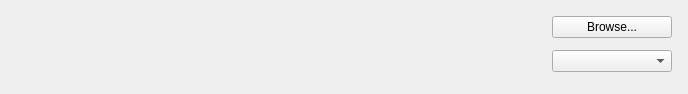
<?xml version="1.0" encoding="UTF-8"?>
<ui version="4.0">
 <class>FilenamePanel</class>
 <widget class="QWidget" name="FilenamePanel">
  <property name="geometry">
   <rect>
    <x>0</x>
    <y>0</y>
    <width>688</width>
    <height>94</height>
   </rect>
  </property>
  <layout class="QGridLayout" name="gridLayout">
   <property name="leftMargin">
    <number>16</number>
   </property>
   <property name="topMargin">
    <number>16</number>
   </property>
   <property name="rightMargin">
    <number>16</number>
   </property>
   <property name="bottomMargin">
    <number>16</number>
   </property>
   <item row="0" column="1" alignment="Qt::AlignTop">
    <widget class="QPushButton" name="browsePushButton">
     <property name="minimumSize">
      <size>
       <width>120</width>
       <height>0</height>
      </size>
     </property>
     <property name="text">
      <string>Browse...</string>
     </property>
    </widget>
   </item>
   <item row="1" column="1" alignment="Qt::AlignTop">
    <widget class="nx::vms::client::desktop::AdvancedComboBox" name="extensionsComboBox">
     <property name="minimumSize">
      <size>
       <width>120</width>
       <height>0</height>
      </size>
     </property>
    </widget>
   </item>
   <item row="0" column="0">
    <widget class="nx::vms::client::desktop::InputField" name="folderInputField" native="true">
     <property name="sizePolicy">
      <sizepolicy hsizetype="MinimumExpanding" vsizetype="Preferred">
       <horstretch>0</horstretch>
       <verstretch>0</verstretch>
      </sizepolicy>
     </property>
    </widget>
   </item>
   <item row="1" column="0">
    <widget class="nx::vms::client::desktop::InputField" name="nameInputField" native="true">
     <property name="sizePolicy">
      <sizepolicy hsizetype="MinimumExpanding" vsizetype="Preferred">
       <horstretch>0</horstretch>
       <verstretch>0</verstretch>
      </sizepolicy>
     </property>
    </widget>
   </item>
  </layout>
 </widget>
 <customwidgets>
  <customwidget>
   <class>nx::vms::client::desktop::AdvancedComboBox</class>
   <extends>QComboBox</extends>
   <header location="global">nx/vms/client/desktop/common/widgets/advanced_combo_box.h</header>
  </customwidget>
  <customwidget>
   <class>nx::vms::client::desktop::InputField</class>
   <extends>QWidget</extends>
   <header location="global">nx/vms/client/desktop/common/widgets/input_field.h</header>
   <container>1</container>
  </customwidget>
 </customwidgets>
 <resources/>
 <connections/>
</ui>
